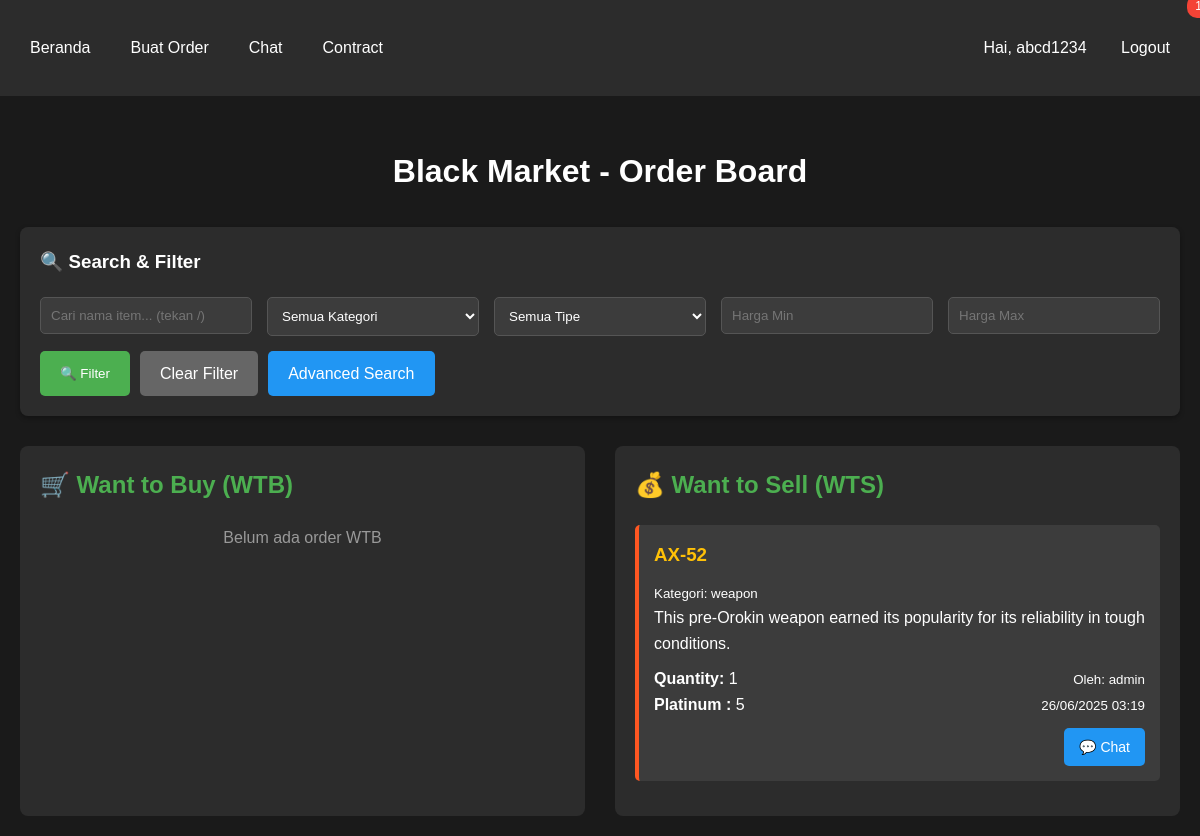
Screenshot of /black_market/index.php (signed in) with the database file from the repository.
### tables this page shows
CREATE TABLE `order` (
  `order_id` int NOT NULL,
  `quantity` int DEFAULT NULL,
  `price` decimal(10,2) DEFAULT NULL,
  `created_at` timestamp NULL DEFAULT CURRENT_TIMESTAMP,
  `iditem` int NOT NULL,
  `order_type` int NOT NULL,
  `user_id` int NOT NULL
);

CREATE TABLE `item` (
  `iditem` int NOT NULL,
  `item_name` varchar(45) DEFAULT NULL,
  `description` longtext,
  `image` blob,
  `categories_id_categories` int NOT NULL
);

CREATE TABLE `categories` (
  `id_categories` int NOT NULL,
  `category_name` varchar(45) DEFAULT NULL
);

CREATE TABLE `user` (
  `user_id` int NOT NULL,
  `username` varchar(45) NOT NULL,
  `password` varchar(100) NOT NULL,
  `email` varchar(100) DEFAULT NULL,
  `created_at` timestamp NOT NULL DEFAULT CURRENT_TIMESTAMP
);

### black_market/controllers/HomeController.php (called while the page is built, shortened)
<?php
class HomeController {
    private $order;
    public function __construct() {
        $database = new Database();
        $this->db = $database->getConnection();
        $this->order = new Order($this->db);
    }
    public function index() {
        $search = $_GET['search'] ?? '';
        $category_id = $_GET['category'] ?? '';
        $order_type = $_GET['order_type'] ?? '';
        $min_price = $_GET['min_price'] ?? '';
        $max_price = $_GET['max_price'] ?? '';
        if (!empty($search) || !empty($category_id) || !empty($order_type) || !empty($min_price) || !empty($max_price)) {
            $stmt = $this->order->searchAndFilter($search, $category_id, $order_type, $min_price, $max_price);
            $all_orders = $stmt->fetchAll(PDO::FETCH_ASSOC);
            $wts_orders = array_filter($all_orders, function($order) {
                return $order['order_type'] == 1;
            });
            $wtb_orders = array_filter($all_orders, function($order) {
                return $order['order_type'] == 2;
            });
        } else {
            $wts_stmt = $this->order->readOrdersByType(1);
            $wts_orders = $wts_stmt->fetchAll(PDO::FETCH_ASSOC);
            $wtb_stmt = $this->order->readOrdersByType(2);
            $wtb_orders = $wtb_stmt->fetchAll(PDO::FETCH_ASSOC);
        }
        include 'views/home/index.php';
    }
}
?>

### black_market/config/core.php (called while the page is built, shortened)
<?php
spl_autoload_register(function ($class_name) {
    $directories = array(
        'models/',
        'controllers/',
        'config/'
    );
    foreach ($directories as $directory) {
        $file = $directory . $class_name . '.php';
        if (file_exists($file)) {
            return;
        }
    }
});
?>

### black_market/config/database.php (called while the page is built, shortened)
<?php
class Database {
    private $host = "localhost";
    private $db_name = "black_market";
    private $username = "root";
    private $password = "";
    public function getConnection() {
        $this->conn = null;
        try {
            $this->conn = new PDO("mysql:host=" . $this->host . ";dbname=" . $this->db_name, $this->username, $this->password);
            $this->conn->setAttribute(PDO::ATTR_ERRMODE, PDO::ERRMODE_EXCEPTION);
            $this->conn->exec("set names utf8");
        } catch(PDOException $exception) {
            echo "Connection error: " . $exception->getMessage();
        }
        return $this->conn;
    }
}
?>

### black_market/models/Order.php (called while the page is built, shortened)
<?php
class Order {
    private $conn;
    private $table_name = "`order`";
    public function __construct($db) {
        $this->conn = $db;
    }
    public function readOrdersByType($order_type) {
        $query = "SELECT o.*, i.item_name, i.description, c.category_name,
                         u.username, u.user_id, ot.order_type_name
                  FROM " . $this->table_name . " o
                  LEFT JOIN item i ON o.iditem = i.iditem
                  LEFT JOIN categories c ON i.categories_id_categories = c.id_categories
                  LEFT JOIN user u ON o.user_id = u.user_id
                  LEFT JOIN order_type ot ON o.order_type = ot.id_order_type
                  WHERE o.order_type = :order_type
                  ORDER BY o.created_at DESC";
        $stmt = $this->conn->prepare($query);
        $stmt->bindParam(":order_type", $order_type);
        $stmt->execute();
        return $stmt;
    }
}
?>

### black_market/views/home/index.php (the view, shortened to what this page needs)
<?php include 'views/layout/header.php'; ?>
<h1 style="text-align: center; margin-bottom: 30px;">Black Market - Order Board</h1>
<div class="card" style="margin-bottom: 30px;">
    <h3 style="margin-bottom: 20px;">🔍 Search & Filter</h3>
    <form method="GET" action="<?= BASE_URL ?>index.php" id="filterForm">
        <div style="display: grid; grid-template-columns: repeat(auto-fit, minmax(200px, 1fr)); gap: 15px; margin-bottom: 15px;">
            <div>
                <input type="text"
                       name="search"
                       placeholder="Cari nama item... (tekan /)"
                       value="<?= htmlspecialchars($_GET['search'] ?? '') ?>"
                       style="width: 100%;">
            </div>
            <div>
                <select name="category" style="width: 100%;">
                    <option value="">Semua Kategori</option>
                </select>
            </div>
            <div>
                <select name="order_type" style="width: 100%;">
                    <option value="">Semua Tipe</option>
                </select>
            </div>
            <div>
                <input type="number"
                       name="min_price"
                       placeholder="Harga Min"
                       value="<?= htmlspecialchars($_GET['min_price'] ?? '') ?>"
                       style="width: 100%;"
                       min="0"
                       step="1">
            </div>
            <div>
                <input type="number"
                       name="max_price"
                       placeholder="Harga Max"
                       value="<?= htmlspecialchars($_GET['max_price'] ?? '') ?>"
                       style="width: 100%;"
                       min="0"
                       step="1">
            </div>
        </div>
        <div style="display: flex; gap: 10px;">
            <button type="submit" class="btn">🔍 Filter</button>
            <a href="<?= BASE_URL ?>index.php" class="btn" style="background-color: #666;">Clear Filter</a>
            <a href="<?= BASE_URL ?>index.php?controller=search&action=advanced" class="btn" style="background-color: #2196F3;">
                Advanced Search
            </a>
        </div>
    </form>
</div>
<?php
$active_filters = !empty($_GET['search']) || !empty($_GET['category']) ||
                  !empty($_GET['order_type']) || !empty($_GET['min_price']) || !empty($_GET['max_price']);
?>
<div class="order-grid">
    <div class="order-section">
        <h2>🛒 Want to Buy (WTB)</h2>
        <?php if (empty($wtb_orders)): ?>
            <p style="text-align: center; color: #999;">
                <?= $active_filters ? 'Tidak ada hasil untuk filter ini' : 'Belum ada order WTB' ?>
            </p>
        <?php endif; ?>
    </div>
    <div class="order-section">
        <h2>💰 Want to Sell (WTS)</h2>
        <?php if (empty($wts_orders)): ?>
            <p style="text-align: center; color: #999;">
                <?= $active_filters ? 'Tidak ada hasil untuk filter ini' : 'Belum ada order WTS' ?>
            </p>
        <?php else: ?>
            <?php foreach ($wts_orders as $order): ?>
                <div class="order-item wts">
                    <h3><?= htmlspecialchars($order['item_name']) ?></h3>
                    <p><small>Kategori: <?= htmlspecialchars($order['category_name']) ?></small></p>
                    <p><?= htmlspecialchars($order['description']) ?></p>
                    <div class="order-details">
                        <div>
                            <strong>Quantity:</strong> <?= $order['quantity'] ?><br>
                            <strong>Platinum :</strong> <?= number_format($order['price'], 0, ',', '.') ?>
                        </div>
                        <div style="text-align: right;">
                            <small>Oleh: <?= htmlspecialchars($order['username']) ?></small><br>
                            <small><?= date('d/m/Y H:i', strtotime($order['created_at'])) ?></small>
                            <?php if ($order['user_id'] != $_SESSION['user_id']): ?>
                                <div style="margin-top: 10px;">
                                    <a href="<?= BASE_URL ?>index.php?controller=chat&action=startChat&user_id=<?= $order['user_id'] ?>&order_id=<?= $order['order_id'] ?>"
                                       class="btn-chat">
                                        💬 Chat
                                    </a>
                                </div>
                            <?php endif; ?>
                        </div>
                    </div>
                </div>
            <?php endforeach; ?>
        <?php endif; ?>
    </div>
</div>
<?php include 'views/layout/footer.php'; ?>

### black_market/views/layout/header.php (style rules this page uses)
* { margin: 0; padding: 0; box-sizing: border-box; }
body { font-family: Arial, sans-serif; background-color: #1a1a1a; color: #fff; line-height: 1.6; }
.card { background-color: #2c2c2c; border-radius: 8px; padding: 20px; margin-bottom: 20px; box-shadow: 0 2px 5px rgba(0,0,0,0.3); }
.order-grid { display: grid; grid-template-columns: 1fr 1fr; gap: 30px; }
.order-section { background-color: #2c2c2c; border-radius: 8px; padding: 20px; }
.order-section h2 { margin-bottom: 20px; color: #4CAF50; }
.order-item { background-color: #3c3c3c; border-radius: 5px; padding: 15px; margin-bottom: 15px; }
.order-item h3 { color: #FFC107; margin-bottom: 10px; }
.order-details { display: flex; justify-content: space-between; margin-top: 10px; }
input, select, textarea { width: 100%; padding: 10px; background-color: #3c3c3c; border: 1px solid #555; border-radius: 5px; color: #fff; }
button, .btn { background-color: #4CAF50; color: #fff; padding: 10px 20px; border: none; border-radius: 5px; cursor: pointer; text-decoration: none; display: inline-block; transition: background-color 0.3s; }
.btn-chat { background-color: #2196F3; color: #fff; padding: 8px 15px; border: none; border-radius: 5px; cursor: pointer; text-decoration: none; display: inline-block; font-size: 14px; transition: background-color 0.3s; }
.wts { border-left: 4px solid #FF5722; }

### rows the page displays
order: iditem.item_name "AX-52", categories.category_name "weapon", iditem.description "This pre-Orokin weapon earned its popularity for its reliability in tough conditions.", quantity "1", price "5", user.username "admin", created_at "26/06/2025 03:19"

### other values shown
$_SESSION['username'] "abcd1234"
